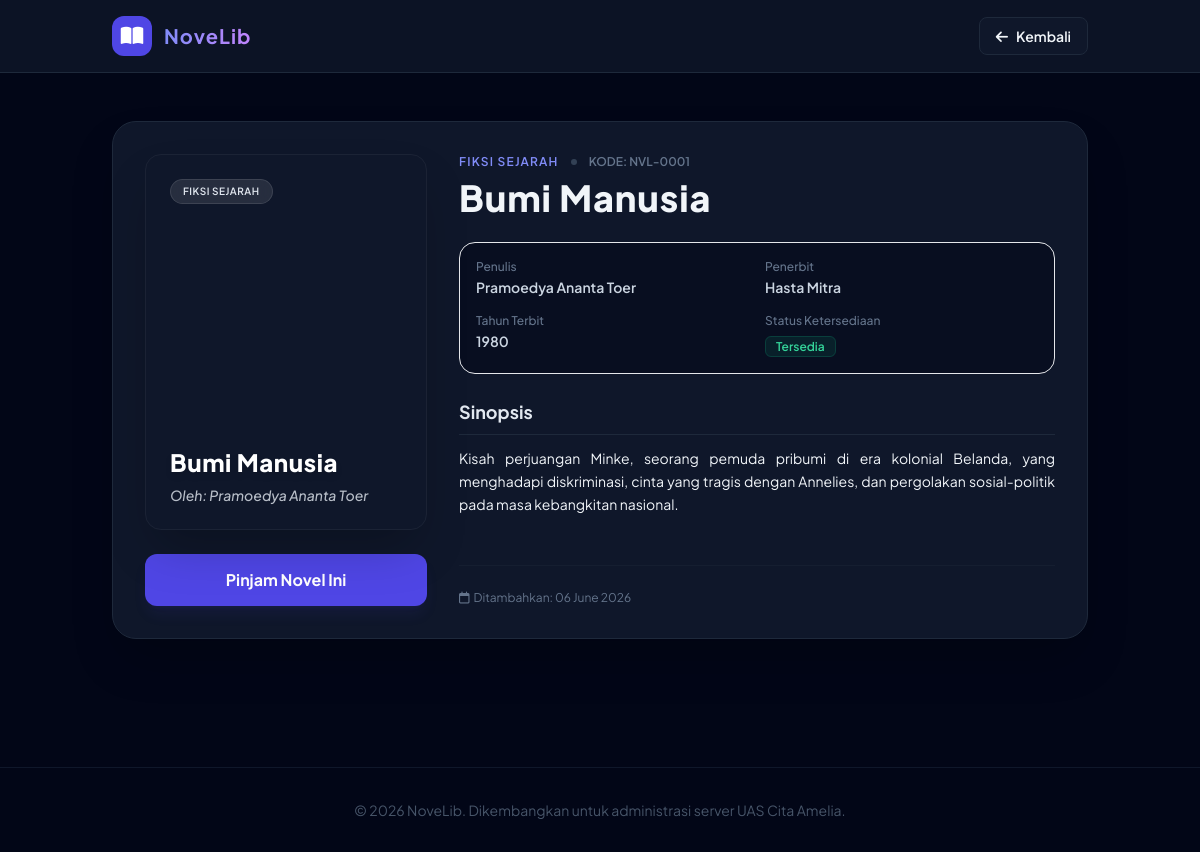
The page /Web_dinamis/detail.php?id=1 (signed in) on the database its author committed.
### tables this page shows
CREATE TABLE IF NOT EXISTS novels (
    id INT AUTO_INCREMENT PRIMARY KEY,
    judul VARCHAR(150) NOT NULL,
    penulis VARCHAR(100) NOT NULL,
    penerbit VARCHAR(100) NOT NULL,
    tahun_terbit INT NOT NULL,
    genre VARCHAR(50) NOT NULL,
    sinopsis TEXT NOT NULL,
    cover_image VARCHAR(255) DEFAULT 'default_cover.jpg',
    status ENUM('tersedia', 'dipinjam') DEFAULT 'tersedia',
    created_at TIMESTAMP DEFAULT CURRENT_TIMESTAMP
);

### Web_dinamis/detail.php (the view, shortened to what this page needs)
<?php
require_once 'config/koneksi.php';
$id = intval($_GET['id']);
$query = "SELECT * FROM novels WHERE id = $id";
$result = mysqli_query($koneksi, $query);
$novel = mysqli_fetch_assoc($result);
$hue = abs(crc32($novel['judul'])) % 360;
$bg_style = "background: linear-gradient(135deg, hsl($hue, 70%, 25%) 0%, hsl(($hue + 60) % 360, 60%, 10%) 100%)";
?>
<!DOCTYPE html>
<html lang="id">
<head>
    <script src="https://cdn.tailwindcss.com"></script>
    <link rel="stylesheet" href="https://cdnjs.cloudflare.com/ajax/libs/font-awesome/6.4.0/css/all.min.css">
</head>
<body class="bg-slate-950 text-slate-100 min-h-screen">
    <nav class="sticky top-0 bg-slate-900/80 backdrop-blur-md border-b border-slate-800 z-50">
        <div class="max-w-5xl mx-auto px-6 py-4 flex justify-between items-center">
            <a href="index.php" class="flex items-center gap-3">
                <div class="w-10 h-10 rounded-xl bg-indigo-600 flex items-center justify-center text-white text-xl">
                    <i class="fa-solid fa-book-open"></i>
                </div>
                <span class="text-xl font-bold tracking-wider bg-gradient-to-r from-indigo-400 to-purple-400 bg-clip-text text-transparent">NoveLib</span>
            </a>
            <a href="index.php" class="px-4 py-2 bg-slate-900 border border-slate-800 hover:bg-slate-800 rounded-lg text-sm font-semibold transition-all">
                <i class="fa-solid fa-arrow-left mr-2"></i>Kembali
            </a>
        </div>
    </nav>
    <main class="max-w-5xl mx-auto px-6 py-12">
        <div class="bg-slate-900 border border-slate-800 rounded-3xl overflow-hidden shadow-2xl grid grid-cols-1 md:grid-cols-3 gap-8 p-6 md:p-8">
            <div class="md:col-span-1">
                <div style="<?= $bg_style; ?>" class="aspect-[3/4] w-full rounded-2xl flex flex-col justify-between p-6 text-white border border-white/5 shadow-2xl relative">
                    <span class="self-start text-[10px] px-3 py-1 bg-white/10 backdrop-blur-md rounded-full text-slate-200 border border-white/10 uppercase tracking-wider font-semibold">
                        <?= htmlspecialchars($novel['genre']); ?>
                    </span>
                    <div class="space-y-2">
                        <h2 class="text-2xl font-extrabold tracking-wide drop-shadow-md leading-tight"><?= htmlspecialchars($novel['judul']); ?></h2>
                        <p class="text-sm text-slate-200/80 italic font-medium">Oleh: <?= htmlspecialchars($novel['penulis']); ?></p>
                    </div>
                </div>
                <div class="mt-6 space-y-3">
                    <?php if ($novel['status'] === 'tersedia') : ?>
                        <a href="pinjam.php?id=<?= $novel['id']; ?>"
                            onclick="return confirm('Apakah Anda yakin ingin meminjam novel ini?')"
                            class="block w-full py-3.5 text-center bg-indigo-600 hover:bg-indigo-700 text-white font-bold rounded-xl shadow-lg shadow-indigo-600/10 active:scale-[0.98] transition-all">
                            Pinjam Novel Ini
                        </a>
                    <?php endif; ?>
                </div>
            </div>
            <div class="md:col-span-2 space-y-6 flex flex-col justify-between">
                <div>
                    <div class="flex items-center gap-3 mb-2">
                        <span class="text-xs font-semibold text-indigo-400 uppercase tracking-widest"><?= htmlspecialchars($novel['genre']); ?></span>
                        <span class="w-1.5 h-1.5 rounded-full bg-slate-700"></span>
                        <span class="text-xs text-slate-500 font-semibold">KODE: NVL-<?= str_pad($novel['id'], 4, '0', STR_PAD_LEFT); ?></span>
                    </div>
                    <h1 class="text-3xl md:text-4xl font-extrabold text-slate-100 mb-6 tracking-wide leading-tight">
                        <?= htmlspecialchars($novel['judul']); ?>
                    </h1>
                    <div class="grid grid-cols-2 gap-4 p-4 bg-slate-950/50 border border-slate-850 rounded-2xl mb-6">
                        <div>
                            <p class="text-xs text-slate-500 font-medium">Penulis</p>
                            <p class="text-sm font-semibold text-slate-300 mt-0.5"><?= htmlspecialchars($novel['penulis']); ?></p>
                        </div>
                        <div>
                            <p class="text-xs text-slate-500 font-medium">Penerbit</p>
                            <p class="text-sm font-semibold text-slate-300 mt-0.5"><?= htmlspecialchars($novel['penerbit']); ?></p>
                        </div>
                        <div>
                            <p class="text-xs text-slate-500 font-medium">Tahun Terbit</p>
                            <p class="text-sm font-semibold text-slate-300 mt-0.5"><?= htmlspecialchars($novel['tahun_terbit']); ?></p>
                        </div>
                        <div>
                            <p class="text-xs text-slate-500 font-medium">Status Ketersediaan</p>
                            <div class="mt-1">
                                <?php if ($novel['status'] === 'tersedia') : ?>
                                    <span class="text-xs px-2.5 py-0.5 bg-emerald-500/10 text-emerald-400 border border-emerald-500/20 rounded-md font-semibold">Tersedia</span>
                                <?php else: ?>
                                    <span class="text-xs px-2.5 py-0.5 bg-amber-500/10 text-amber-400 border border-amber-500/20 rounded-md font-semibold font-semibold">Dipinjam</span>
                                <?php endif; ?>
                            </div>
                        </div>
                    </div>
                    <div class="space-y-3">
                        <h3 class="text-lg font-bold text-slate-200 border-b border-slate-800 pb-2">Sinopsis</h3>
                        <p class="text-slate-450 leading-relaxed text-sm text-justify">
                            <?= nl2br(htmlspecialchars($novel['sinopsis'])); ?>
                        </p>
                    </div>
                </div>
                <div class="pt-6 border-t border-slate-800/40 flex justify-between items-center text-xs text-slate-500">
                    <span class="flex items-center gap-1"><i class="fa-regular fa-calendar"></i> Ditambahkan: <?= date('d F Y', strtotime($novel['created_at'])); ?></span>
                </div>
            </div>
        </div>
    </main>
    <footer class="mt-20 border-t border-slate-900 bg-slate-950 py-8 text-center text-sm text-slate-600">
        <p>&copy; <?= date('Y'); ?> NoveLib. Dikembangkan untuk administrasi server UAS Cita Amelia.</p>
    </footer>
</body>
</html>

### Web_dinamis/detail.php (style rules this page uses)
body { font-family: 'Plus Jakarta Sans', sans-serif; }

### rows shown on the page
novels: genre "FIKSI SEJARAH", judul "Bumi Manusia", penulis "Pramoedya Ananta Toer", id "0001", penerbit "Hasta Mitra", tahun_terbit "1980", sinopsis "Kisah perjuangan Minke, seorang pemuda pribumi di era kolonial Belanda, yang menghadapi diskriminasi, cinta yang tragis dengan Annelies, dan pergolakan sosial-politik pada masa kebangkitan nasional.", created_at "06 June 2026"
